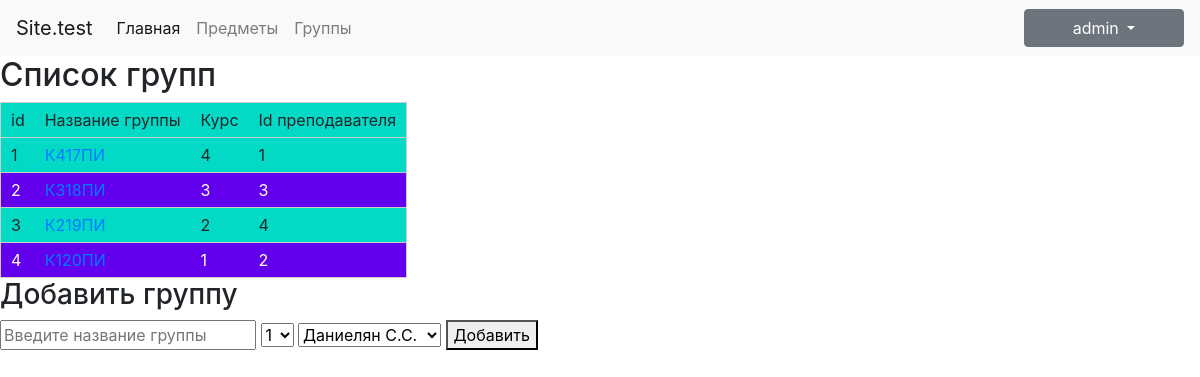
Screenshot of /groups.php (signed in) with the database file from the repository.
### tables this page shows
CREATE TABLE `groups` (
  `id` int(10) NOT NULL,
  `group_name` varchar(255) NOT NULL,
  `course` int(10) NOT NULL,
  `teacher_id` int(10) NOT NULL
);

### qwery/getGroups.php (called while the page is built, shortened)
<?php include 'config.php'; ?>
<?php
	$my_data = $db->query("SELECT * FROM `groups`");
	$groupsArr = [];
?>

### qwery/getTeachers.php (called while the page is built, shortened)
<?php include 'config.php'; ?>
<?php
	$my_data = $db->query("SELECT * FROM `teachers`");
	$teachersArr = [];
?>

### groups.php (the view, shortened to what this page needs)
<?php include 'header.php'; ?>
<h2> Список групп </h2>
<?php
include $_SERVER['DOCUMENT_ROOT'].'/qwery/getGroups.php';
include $_SERVER['DOCUMENT_ROOT'].'/qwery/getTeachers.php';
?>
<table class="main-table">
	<thead>
		<tr>
			<td>id</td>
			<td>Название группы</td>
			<td>Курс</td>
			<td>Id преподавателя</td>
		</tr>
	</thead>
  <tbody>
	<?php foreach($groupsArr as $key => $value) {?>
		<tr>
			<td><?php echo $value['id'] ?></td>
			<td>
				<a href="<?=  '/groupById.php?groupid='.$value['id'].'&groupname='.$value['group_name']  ?>">
					<?php echo $value['group_name'] ?>
				</a>
			</td>
			<td><?php echo $value['course'] ?></td>
            <td><?php echo $value['teacher_id'] ?></td>
		</tr>
	<?php } ?>
  </tbody>
</table>
<form action="qwery/add-group.php" method="POST">
	<h3>Добавить группу</h3>
	<input type="text" name="groupname" placeholder="Введите название группы">
    <select name="course">
        <option value="1">1</option>
    </select>
    <select name="teacher">
        <?php foreach($teachersArr as $key1 => $value1) {?>
            <option value="<?= $value1['id'] ?>"><?= $value1['full_name'] ?></option>
        <?php } ?>
    </select>
	<button>Добавить</button>
</form>
<?php include 'footer.php'?>

### assets/css/style.css (style rules this page uses)
.main-table { border: 1px solid #ccc; background: #03dac5; }
.main-table tr:nth-child(2n) { background: #6200ee; color: #fff; }
.main-table tr td { border-bottom: 1px solid #ccc; padding: 5px 10px; }

### rows the page displays
groups: id "1", group_name "К417ПИ", course "4", teacher "1"
groups: id "2", group_name "К318ПИ", course "3", teacher "3"
groups: id "3", group_name "К219ПИ", course "2", teacher "4"
groups: id "4", group_name "К120ПИ", course "1", teacher "2"

### other values shown
form field teacher "Даниелян С.С."
